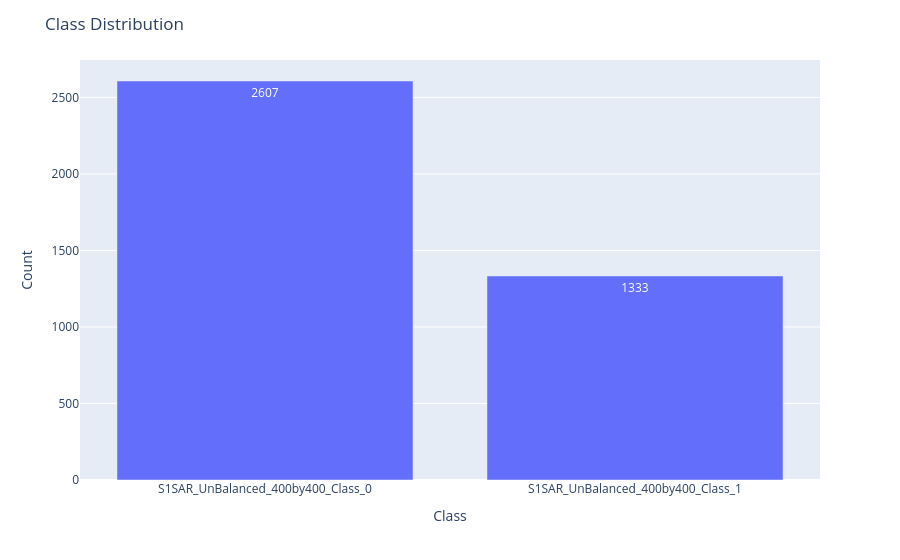

Source (notebook cell):
### Code cell
plot_class_distribution("data/organized/train")

### Figure 1 — Plotly figure (JSON) as saved in the notebook; plotly's stock layout.template omitted (floating-point values rounded to 4 significant figures)
{"data": [{"hovertemplate": "Class=%{x}<br>Count=%{text}<extra></extra>", "legendgroup": "", "marker": {"color": "#636efa", "pattern": {"shape": ""}}, "name": "", "orientation": "v", "showlegend": false, "text": [2607.0, 1333.0], "textposition": "auto", "type": "bar", "x": ["S1SAR_UnBalanced_400by400_Class_0", "S1SAR_UnBalanced_400by400_Class_1"], "xaxis": "x", "y": [2607, 1333], "yaxis": "y"}], "layout": {"barmode": "relative", "legend": {"tracegroupgap": 0}, "margin": {"t": 60}, "title": {"text": "Class Distribution"}, "xaxis": {"anchor": "y", "domain": [0, 1], "title": {"text": "Class"}}, "yaxis": {"anchor": "x", "domain": [0, 1], "title": {"text": "Count"}}}}
